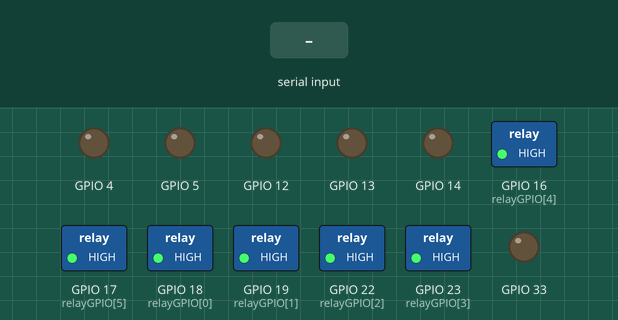
A sketch run on a simulated ESP32. Shown: switched loads named in the sketch (green lamp = pin HIGH), output pins drawn as LEDs (lit = HIGH). Inputs (shaded band) come from the test bench.

Above: at 1.2 s.
1.3 s: "P\n" received over the second serial link
At 2.5 s:
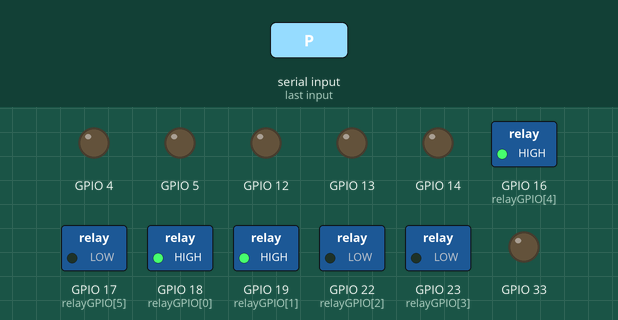
2.8 s: "S\n" received over the second serial link
At 4.2 s:
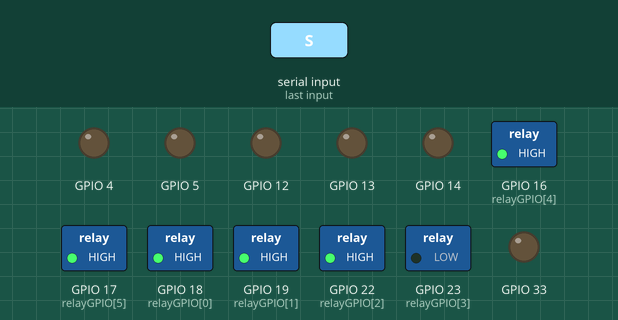
4.8 s: "M\n" received over the second serial link
At 5.4 s:
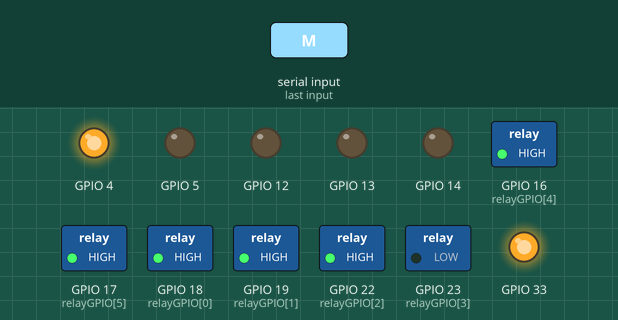
6.3 s: "T\n" received over the second serial link
At 7.5 s:
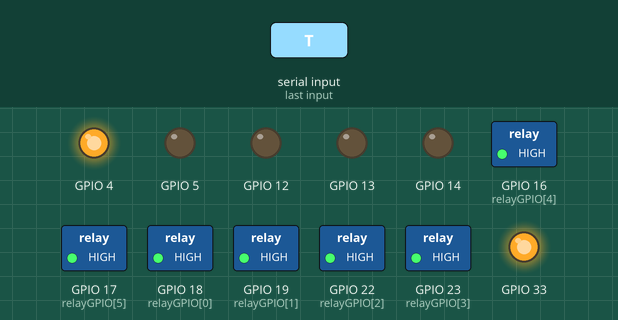
7.8 s: "W\n" received over the second serial link
At 8.8 s:
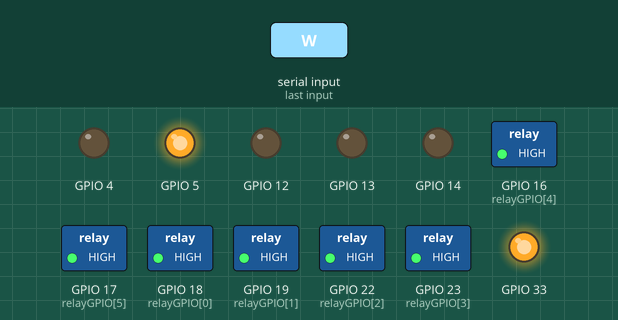
9.3 s: "O\n" received over the second serial link
At 10.0 s:
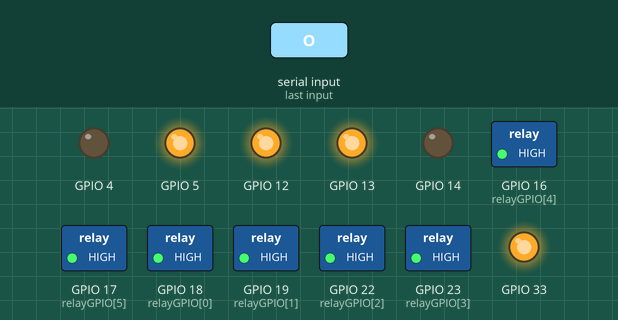
Timing chart, 0 to 11.8 s (numbered marks = the images above; inputs shaded):
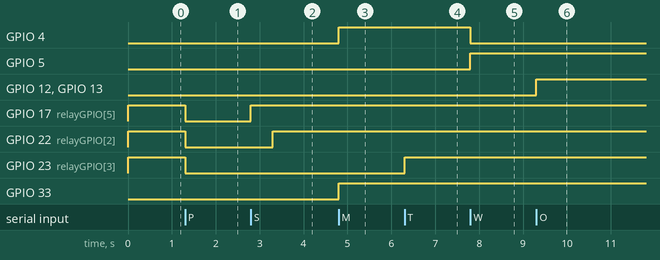

The sketch:

abu_2026_r2.ino
```cpp
#include <HardwareSerial.h>

HardwareSerial SerialPort(1);

const int rxPin = 27;
const int txPin = 26;

const int relayGPIO[] = { 18, 19, 22, 23, 16, 17};
static bool cRelayState = false;
static bool rRelayState = false;
static bool dRelayState = false;
static bool relay1State = false;

void setup() {
  Serial.begin(115200);
  SerialPort.begin(115200, SERIAL_8N1, rxPin, txPin);

  //  รีเลย์
  for (int i = 0; i < 6; i++) {
    pinMode(relayGPIO[i], OUTPUT);
    digitalWrite(relayGPIO[i], HIGH);
  }
  // digitalWrite(relayGPIO[2], LOW);

  pinMode(4, OUTPUT);
  pinMode(5, OUTPUT);
  pinMode(33, OUTPUT);
  // ledcSetup(0, 5000, 8);
  // ledcAttachPin(33, 0);
  ledcAttach(33, 5000, 8); // ระบุแค่ Pin 33, Freq 5000 Hz, Resolution 8 bit

  pinMode(14, OUTPUT);
  pinMode(12, OUTPUT);
  pinMode(13, OUTPUT);
  // ledcSetup(0, 5000, 8);
  // ledcAttachPin(33, 0);
  ledcAttach(13, 5000, 8); // ระบุแค่ Pin 33, Freq 5000 Hz, Resolution 8 bit
}

void loop() {
  if (SerialPort.available()) {
    String cmd = SerialPort.readStringUntil('\n');
    cmd.trim();  // ลบ \r, \n และช่องว่างส่วนเกินออก
    char c = cmd.charAt(0);

    // Serial.print("Received: ");
    // Serial.println(cmd);

    switch (c) {
      case 'P':
        digitalWrite(relayGPIO[2], LOW);
        digitalWrite(relayGPIO[3], LOW);
        digitalWrite(relayGPIO[5], LOW);

        break;

      case 'S':
        digitalWrite(relayGPIO[5], HIGH);
        delay(500);
        digitalWrite(relayGPIO[2], HIGH);

        break;

      case 'R':
        rRelayState = !rRelayState;
        digitalWrite(relayGPIO[0], rRelayState ? HIGH : LOW);

        break;

      case 'T':
        relay1State = !relay1State;
        digitalWrite(relayGPIO[3], relay1State ? HIGH : LOW);
        break;

      case 'C':
        cRelayState = !cRelayState;
        digitalWrite(relayGPIO[4], cRelayState ? HIGH : LOW);
        break;

      case 'D':
        dRelayState = !dRelayState;
        digitalWrite(relayGPIO[1], dRelayState ? HIGH : LOW);
        break;

      case 'M':
        digitalWrite(4, HIGH);
        digitalWrite(5, LOW);
        ledcWrite(33, 255);
        break;

      case 'W':
        digitalWrite(4, LOW);
        digitalWrite(5, HIGH);
        ledcWrite(33, 255);
        break;

      case 'O':
        digitalWrite(14, LOW);
        digitalWrite(12, HIGH);
        ledcWrite(13, 255);
        break;

      case 'X':
        digitalWrite(4, LOW);
        digitalWrite(5, LOW);
        ledcWrite(33, 0);
        digitalWrite(14, LOW);
        digitalWrite(12, LOW);
        ledcWrite(13, 0);
        break;
    }
  }
}
```

Measured:
- after the input at 1.3 s, GPIO 17 (relayGPIO[5]), GPIO 22 (relayGPIO[2]), GPIO 23 (relayGPIO[3]): HIGH → LOW at once
- after the input at 2.8 s, GPIO 17 (relayGPIO[5]): LOW → HIGH at once; GPIO 22 (relayGPIO[2]): LOW → HIGH after 0.50 s
- after the input at 4.8 s, GPIO 4, GPIO 33: LOW → HIGH at once
- after the input at 6.3 s, GPIO 23 (relayGPIO[3]): LOW → HIGH at once
- after the input at 7.8 s, GPIO 4: HIGH → LOW at once; GPIO 5: LOW → HIGH at once
- after the input at 9.3 s, GPIO 12, GPIO 13: LOW → HIGH at once
